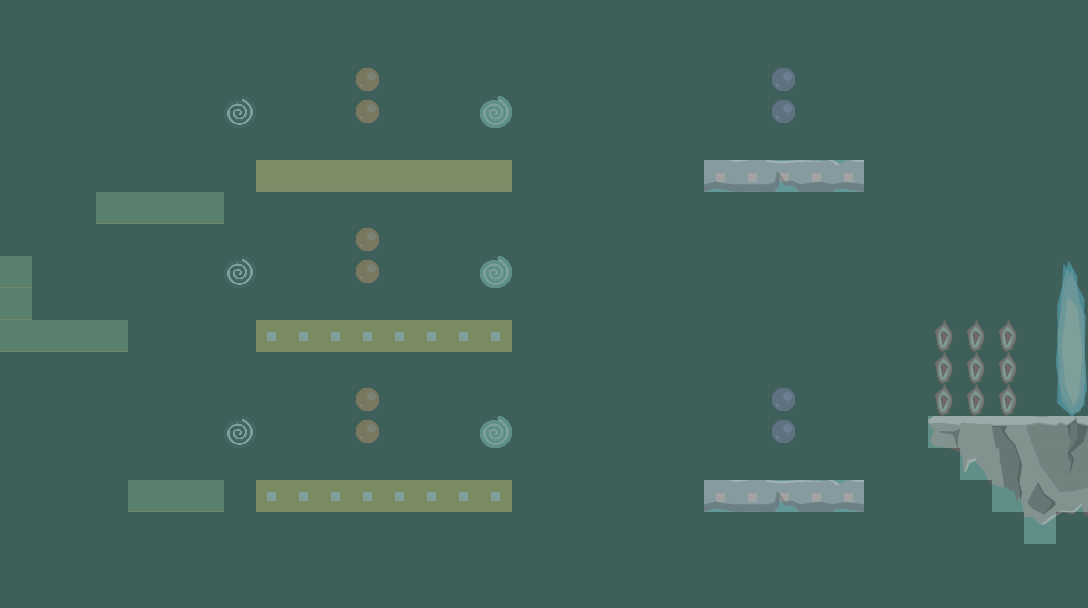

Rendered tile map (Tiled .tmx) drawn with the repository's tilesets; below, a short description and the map source with its tile grids summarised:
An orthogonal 34x19 tile map with 32x32 px tiles, 2 tile layers (colissionLayer, thirdLayer), 2 hidden layers not drawn.

<map version="1.0" orientation="orthogonal" renderorder="right-down" width="34" height="19" tilewidth="32" tileheight="32" nextobjectid="1">
 <tileset firstgid="1" name="Test" tilewidth="32" tileheight="32" tilecount="1216" columns="32">
  <image source="tileset.png" width="1024" height="1216" />
  <tile id="192">
   <properties>
    <property name="layer_index" value="3" />
   </properties>
  </tile>
  <tile id="224">
   <properties>
    <property name="layer_index" value="2" />
   </properties>
  </tile>
  <tile id="256">
   <properties>
    <property name="layer_index" value="1" />
   </properties>
  </tile>
  <tile id="329">
   <properties>
    <property name="layer_index" value="1" />
    <property name="portal" value="1" />
   </properties>
  </tile>
  <tile id="352">
   <properties>
    <property name="is_gem" value="1" />
    <property name="layer_index" value="2" />
   </properties>
  </tile>
  <tile id="353">
   <properties>
    <property name="is_gem" value="1" />
    <property name="layer_index" value="1" />
   </properties>
  </tile>
  <tile id="367">
   <properties>
    <property name="layer_index" value="3" />
    <property name="portal" value="1" />
   </properties>
  </tile>
  <tile id="369">
   <properties>
    <property name="layer_destroy" type="bool" value="true" />
    <property name="layer_gem" value="1" />
    <property name="layer_index" value="3" />
    <property name="layer_rollback" type="bool" value="false" />
   </properties>
  </tile>
  <tile id="370">
   <properties>
    <property name="layer_destroy" type="bool" value="true" />
    <property name="layer_gem" value="1" />
    <property name="layer_index" value="2" />
    <property name="layer_rollback" type="bool" value="false" />
   </properties>
  </tile>
  <tile id="371">
   <properties>
    <property name="layer_destroy" type="bool" value="false" />
    <property name="layer_gem" value="1" />
    <property name="layer_index" value="2" />
    <property name="layer_rollback" type="bool" value="true" />
   </properties>
  </tile>
  <tile id="372">
   <properties>
    <property name="layer_destroy" type="bool" value="false" />
    <property name="layer_gem" type="int" value="1" />
    <property name="layer_index" type="int" value="1" />
    <property name="layer_rollback" type="bool" value="true" />
   </properties>
  </tile>
  <tile id="384">
   <properties>
    <property name="is_gem" value="1" />
    <property name="layer_index" value="3" />
   </properties>
  </tile>
  <tile id="399">
   <properties>
    <property name="layer_index" value="3" />
    <property name="portal" value="1" />
   </properties>
  </tile>
  <tile id="431">
   <properties>
    <property name="layer_index" value="3" />
    <property name="portal" value="1" />
   </properties>
  </tile>
  <tile id="433">
   <properties>
    <property name="layer_index" value="1" />
    <property name="removed_block" type="bool" value="true" />
   </properties>
  </tile>
  <tile id="434">
   <properties>
    <property name="layer_index" value="2" />
    <property name="removed_block" type="bool" value="true" />
   </properties>
  </tile>
  <tile id="435">
   <properties>
    <property name="layer_index" value="3" />
    <property name="removed_block" type="bool" value="true" />
   </properties>
  </tile>
  <tile id="436">
   <properties>
    <property name="layer_index" type="int" value="1" />
    <property name="trigger" type="bool" value="true" />
   </properties>
  </tile>
  <tile id="437">
   <properties>
    <property name="layer_index" type="int" value="2" />
    <property name="trigger" type="bool" value="true" />
   </properties>
  </tile>
  <tile id="438">
   <properties>
    <property name="layer_index" type="int" value="3" />
    <property name="trigger" type="bool" value="true" />
   </properties>
  </tile>
  <tile id="448">
   <properties>
    <property name="layer_index" value="3" />
    <property name="portal" value="1" />
   </properties>
  </tile>
  <tile id="453">
   <properties>
    <property name="is_gem" value="1" />
    <property name="layer_index" value="1" />
   </properties>
  </tile>
  <tile id="463">
   <properties>
    <property name="layer_index" value="3" />
    <property name="portal" value="1" />
   </properties>
  </tile>
  <tile id="480">
   <properties>
    <property name="layer_index" value="1" />
   </properties>
  </tile>
  <tile id="495">
   <properties>
    <property name="layer_index" value="3" />
    <property name="portal" value="1" />
   </properties>
  </tile>
 </tileset>
 <layer name="colissionLayer" width="34" height="19" opacity="0.5">
  <data>[646 cells, 90 non-empty, 15 distinct tile ids]</data>
 </layer>
 <layer name="thirdLayer" width="34" height="19" opacity="0.5">
  <data>[646 cells, 646 non-empty, 35 distinct tile ids]</data>
 </layer>
 <layer name="secondLayer" width="34" height="19" visible="0" opacity="0.5">
  <data>[646 cells, 646 non-empty, 14 distinct tile ids]</data>
 </layer>
 <layer name="firstLayer" width="34" height="19" visible="0" opacity="0.5">
  <data>[646 cells, 646 non-empty, 43 distinct tile ids]</data>
 </layer>
</map>
